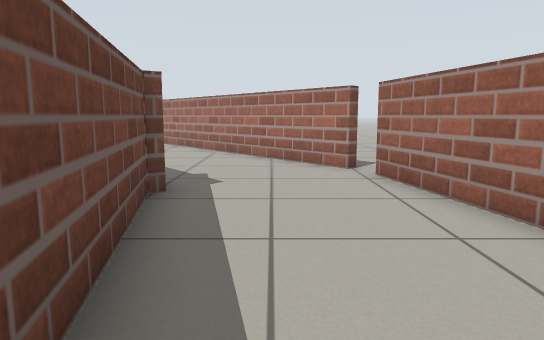
View 1 (above)

13 first-person views from a walk through a world built for the Gazebo simulator. The camera is 0.65 m above the floor, tilts 8° down and sees 70° across. The floor is counted in squares, 0.5 m on a side. Each view is taken from the middle of a square. On the plan, view 1 faces up. The plan holds only what a view shows up to about 15 squares ahead; the rest is blank. The place goes on beyond the plan.

View 2
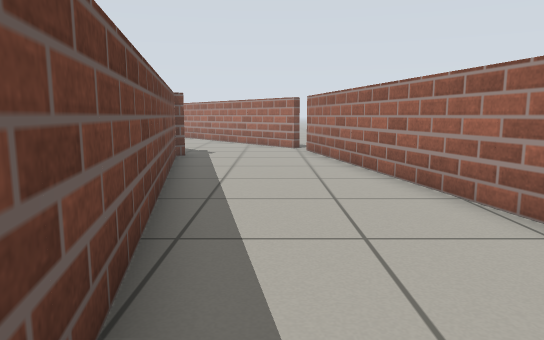

View 3
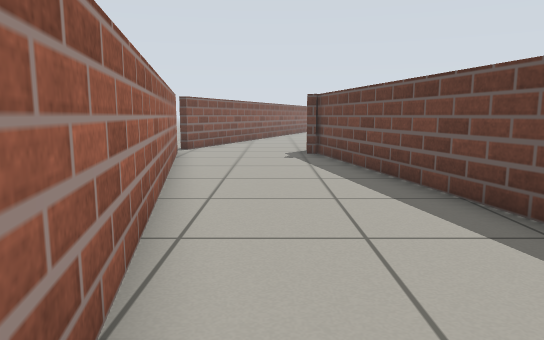

View 4
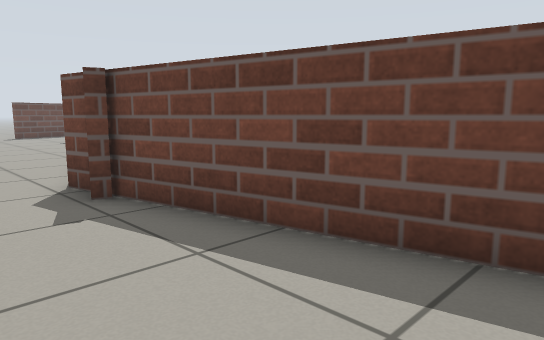

View 5
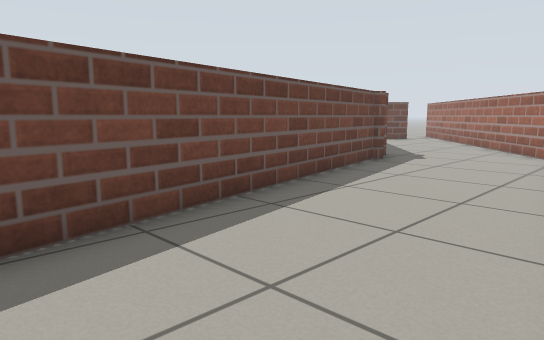

View 6
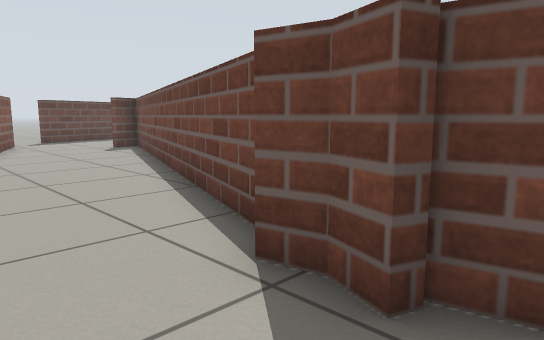

View 7
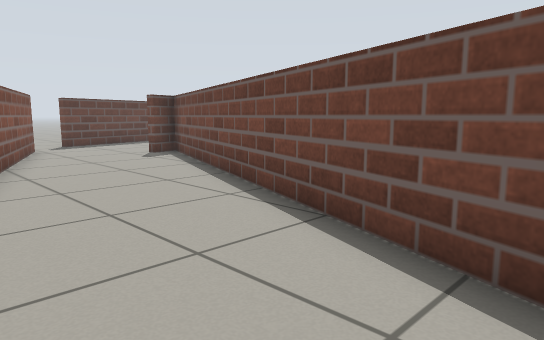

View 8
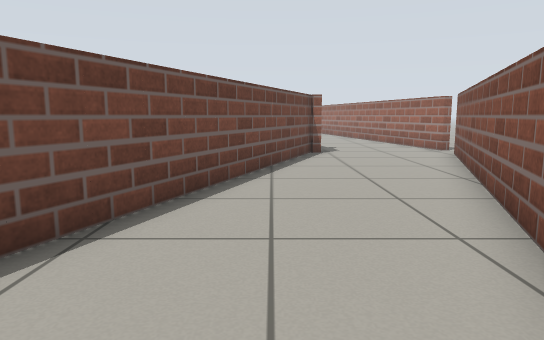

View 9
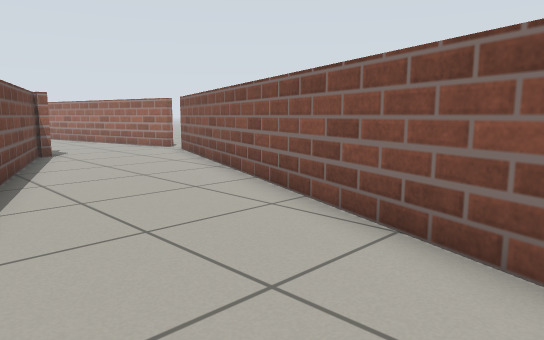

View 10
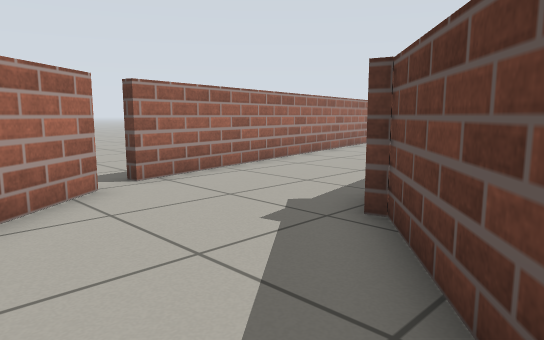

View 11
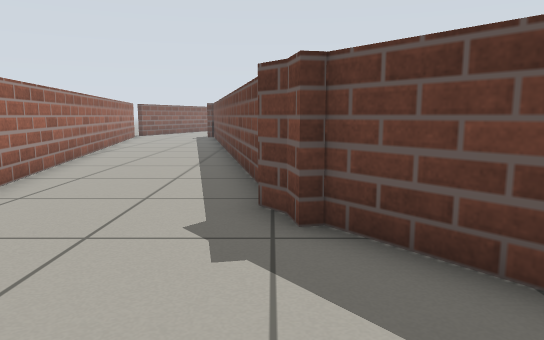

View 12
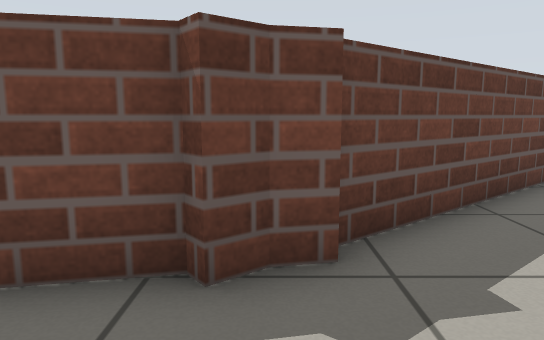

View 13
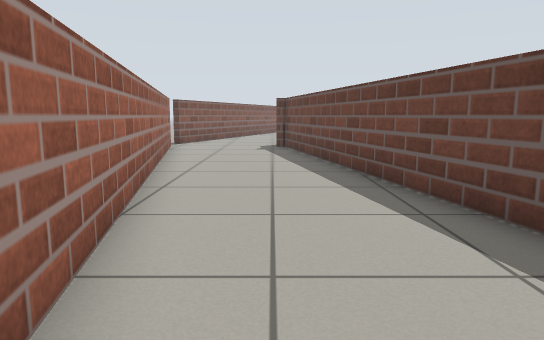

### Floor plan
Points are (right, up) in squares from view 1. A wall is a line through its corners. A room is listed if a view was taken in it or the views show most of it. See-through windows are left out.
Room 1 (views 1, 2, 3, 4, 5, 6, 7, 10, 11, 12, 13)
walls: (4.5, -2.7) (2.3, 8.6); (-2.1, 6.3) (1.5, -11.3); (-2.3, 7.7) (-2.2, 7) (-1.7, 6.4); (1.9, 9.3) (-0.6, 12.6); (1.4, -11) (1.8, -11.1) (1.6, -11.8) (1.7, -12.5); (-6.4, 12.3) (-2.6, 7.5)
ways out: opening at (3.5, -12.5) to room 2; gap at (2, 9)
Room 2 (views 8, 9)
walls: (1.1, -26.5) (4.5, -17.3); (-2.7, -25.4) (-2.6, -25.8); (1.4, -12.2) (-3.6, -25.7)
ways out: opening at (3.5, -12.5) to room 1

Positions as (right, up) in squares from view 1, and headings:
1: (0, 0), facing up
2: (1, -6), facing up
3: (3, 2), facing down
4: (4, -5), facing down-left
5: (4, -4), facing up-left
6: (4, -10), facing down-left
7: (4, -13), facing down-left
8: (0, -26), facing up
9: (-2, -26), facing up-right
10: (-5, 12), facing down-right
11: (-2, 12), facing down
12: (1, 7), facing left
13: (2, 5), facing down
